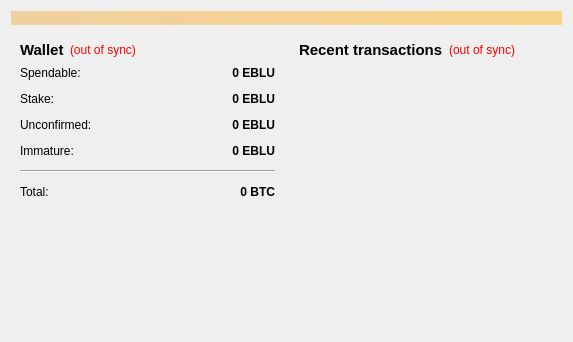
<?xml version="1.0" encoding="UTF-8"?>
<ui version="4.0">
 <class>OverviewPage</class>
 <widget class="QWidget" name="OverviewPage">
  <property name="geometry">
   <rect>
    <x>0</x>
    <y>0</y>
    <width>573</width>
    <height>342</height>
   </rect>
  </property>
  <property name="windowTitle">
   <string>Form</string>
  </property>
  <layout class="QVBoxLayout" name="topLayout">
   <item>
    <widget class="QLabel" name="labelAlerts">
     <property name="visible">
      <bool>false</bool>
     </property>
     <property name="styleSheet">
      <string notr="true">background-color: qlineargradient(x1: 0, y1: 0, x2: 1, y2: 0, stop:0 #F0D0A0, stop:1 #F8D488);  color:#000000
</string>
     </property>
     <property name="wordWrap">
      <bool>true</bool>
     </property>
     <property name="margin">
      <number>3</number>
     </property>
    </widget>
   </item>
   <item>
    <layout class="QHBoxLayout" name="horizontalLayout" stretch="1,1">
     <item>
      <layout class="QVBoxLayout" name="verticalLayout_2">
       <item>
        <widget class="QWidget" name="widget" native="true">
         <layout class="QVBoxLayout" name="verticalLayout_4">
          <item>
           <layout class="QHBoxLayout" name="horizontalLayout_4">
            <item>
             <widget class="QLabel" name="label_5">
              <property name="font">
               <font>
                <pointsize>11</pointsize>
                <weight>75</weight>
                <bold>true</bold>
               </font>
              </property>
              <property name="text">
               <string>Wallet</string>
              </property>
             </widget>
            </item>
            <item>
             <widget class="QLabel" name="labelWalletStatus">
              <property name="toolTip">
               <string>The displayed information may be out of date. Your wallet automatically synchronizes with the EvoBlu network after a connection is established, but this process has not completed yet.</string>
              </property>
              <property name="styleSheet">
               <string notr="true">QLabel { color: red; }</string>
              </property>
              <property name="text">
               <string notr="true">(out of sync)</string>
              </property>
              <property name="alignment">
               <set>Qt::AlignLeading|Qt::AlignLeft|Qt::AlignVCenter</set>
              </property>
             </widget>
            </item>
            <item>
             <spacer name="horizontalSpacer_2">
              <property name="orientation">
               <enum>Qt::Horizontal</enum>
              </property>
              <property name="sizeHint" stdset="0">
               <size>
                <width>40</width>
                <height>20</height>
               </size>
              </property>
             </spacer>
            </item>
           </layout>
          </item>
          <item>
           <layout class="QFormLayout" name="formLayout_2">
            <property name="fieldGrowthPolicy">
             <enum>QFormLayout::AllNonFixedFieldsGrow</enum>
            </property>
            <property name="horizontalSpacing">
             <number>12</number>
            </property>
            <property name="verticalSpacing">
             <number>12</number>
            </property>
            <item row="0" column="0">
             <widget class="QLabel" name="label">
              <property name="text">
               <string>Spendable:</string>
              </property>
             </widget>
            </item>
            <item row="0" column="1">
             <widget class="QLabel" name="labelBalance">
              <property name="font">
               <font>
                <weight>75</weight>
                <bold>true</bold>
               </font>
              </property>
              <property name="cursor">
               <cursorShape>IBeamCursor</cursorShape>
              </property>
              <property name="toolTip">
               <string>Your current spendable balance</string>
              </property>
              <property name="text">
               <string notr="true">0 EBLU</string>
              </property>
              <property name="alignment">
               <set>Qt::AlignRight|Qt::AlignTrailing|Qt::AlignVCenter</set>
              </property>
              <property name="textInteractionFlags">
               <set>Qt::LinksAccessibleByMouse|Qt::TextSelectableByKeyboard|Qt::TextSelectableByMouse</set>
              </property>
             </widget>
            </item>
            <item row="1" column="0">
             <widget class="QLabel" name="label_6">
              <property name="text">
               <string>Stake:</string>
              </property>
             </widget>
            </item>
            <item row="1" column="1">
             <widget class="QLabel" name="labelStake">
              <property name="font">
               <font>
                <weight>75</weight>
                <bold>true</bold>
               </font>
              </property>
              <property name="cursor">
               <cursorShape>IBeamCursor</cursorShape>
              </property>
              <property name="toolTip">
               <string>Total of coins that was staked, and do not yet count toward the current balance</string>
              </property>
              <property name="text">
               <string notr="true">0 EBLU</string>
              </property>
              <property name="alignment">
               <set>Qt::AlignRight|Qt::AlignTrailing|Qt::AlignVCenter</set>
              </property>
              <property name="textInteractionFlags">
               <set>Qt::LinksAccessibleByMouse|Qt::TextSelectableByKeyboard|Qt::TextSelectableByMouse</set>
              </property>
             </widget>
            </item>
            <item row="2" column="0">
             <widget class="QLabel" name="label_3">
              <property name="text">
               <string>Unconfirmed:</string>
              </property>
             </widget>
            </item>
            <item row="2" column="1">
             <widget class="QLabel" name="labelUnconfirmed">
              <property name="font">
               <font>
                <weight>75</weight>
                <bold>true</bold>
               </font>
              </property>
              <property name="cursor">
               <cursorShape>IBeamCursor</cursorShape>
              </property>
              <property name="toolTip">
               <string>Total of transactions that have yet to be confirmed, and do not yet count toward the current balance</string>
              </property>
              <property name="text">
               <string notr="true">0 EBLU</string>
              </property>
              <property name="alignment">
               <set>Qt::AlignRight|Qt::AlignTrailing|Qt::AlignVCenter</set>
              </property>
              <property name="textInteractionFlags">
               <set>Qt::LinksAccessibleByMouse|Qt::TextSelectableByKeyboard|Qt::TextSelectableByMouse</set>
              </property>
             </widget>
            </item>
            <item row="3" column="0">
             <widget class="QLabel" name="labelImmatureText">
              <property name="text">
               <string>Immature:</string>
              </property>
             </widget>
            </item>
            <item row="3" column="1">
             <widget class="QLabel" name="labelImmature">
              <property name="font">
               <font>
                <weight>75</weight>
                <bold>true</bold>
               </font>
              </property>
              <property name="toolTip">
               <string>Mined balance that has not yet matured</string>
              </property>
              <property name="text">
               <string notr="true">0 EBLU</string>
              </property>
              <property name="alignment">
               <set>Qt::AlignRight|Qt::AlignTrailing|Qt::AlignVCenter</set>
              </property>
              <property name="textInteractionFlags">
               <set>Qt::LinksAccessibleByMouse|Qt::TextSelectableByKeyboard|Qt::TextSelectableByMouse</set>
              </property>
             </widget>
            </item>
            <item row="4" column="0" colspan="2">
             <widget class="Line" name="line">
              <property name="orientation">
               <enum>Qt::Horizontal</enum>
              </property>
             </widget>
            </item>
            <item row="5" column="0">
             <widget class="QLabel" name="labelTotalText">
              <property name="text">
               <string>Total:</string>
              </property>
             </widget>
            </item>
            <item row="5" column="1">
             <widget class="QLabel" name="labelTotal">
              <property name="font">
               <font>
                <weight>75</weight>
                <bold>true</bold>
               </font>
              </property>
              <property name="cursor">
               <cursorShape>IBeamCursor</cursorShape>
              </property>
              <property name="toolTip">
               <string>Your current total balance</string>
              </property>
              <property name="text">
               <string notr="true">0 BTC</string>
              </property>
              <property name="alignment">
               <set>Qt::AlignRight|Qt::AlignTrailing|Qt::AlignVCenter</set>
              </property>
              <property name="textInteractionFlags">
               <set>Qt::LinksAccessibleByMouse|Qt::TextSelectableByKeyboard|Qt::TextSelectableByMouse</set>
              </property>
             </widget>
            </item>
           </layout>
          </item>
         </layout>
        </widget>
       </item>
       <item>
        <spacer name="verticalSpacer">
         <property name="orientation">
          <enum>Qt::Vertical</enum>
         </property>
         <property name="sizeHint" stdset="0">
          <size>
           <width>20</width>
           <height>40</height>
          </size>
         </property>
        </spacer>
       </item>
      </layout>
     </item>
     <item>
      <layout class="QVBoxLayout" name="verticalLayout_3">
       <item>
        <widget class="QWidget" name="widget_2" native="true">
         <layout class="QVBoxLayout" name="verticalLayout">
          <item>
           <layout class="QHBoxLayout" name="horizontalLayout_2">
            <item>
             <widget class="QLabel" name="label_4">
              <property name="font">
               <font>
                <pointsize>11</pointsize>
                <weight>75</weight>
                <bold>true</bold>
               </font>
              </property>
              <property name="text">
               <string>&lt;b&gt;Recent transactions&lt;/b&gt;</string>
              </property>
             </widget>
            </item>
            <item>
             <widget class="QLabel" name="labelTransactionsStatus">
              <property name="toolTip">
               <string>The displayed information may be out of date. Your wallet automatically synchronizes with the EvoBlu network after a connection is established, but this process has not completed yet.</string>
              </property>
              <property name="styleSheet">
               <string notr="true">QLabel { color: red; }</string>
              </property>
              <property name="text">
               <string notr="true">(out of sync)</string>
              </property>
              <property name="alignment">
               <set>Qt::AlignRight|Qt::AlignTrailing|Qt::AlignVCenter</set>
              </property>
             </widget>
            </item>
            <item>
             <spacer name="horizontalSpacer">
              <property name="orientation">
               <enum>Qt::Horizontal</enum>
              </property>
              <property name="sizeHint" stdset="0">
               <size>
                <width>40</width>
                <height>20</height>
               </size>
              </property>
             </spacer>
            </item>
           </layout>
          </item>
          <item>
           <widget class="QListView" name="listTransactions">
            <property name="styleSheet">
             <string notr="true">QListView { background: transparent; }</string>
            </property>
            <property name="frameShape">
             <enum>QFrame::NoFrame</enum>
            </property>
            <property name="verticalScrollBarPolicy">
             <enum>Qt::ScrollBarAlwaysOff</enum>
            </property>
            <property name="horizontalScrollBarPolicy">
             <enum>Qt::ScrollBarAlwaysOff</enum>
            </property>
            <property name="selectionMode">
             <enum>QAbstractItemView::NoSelection</enum>
            </property>
           </widget>
          </item>
         </layout>
        </widget>
       </item>
      </layout>
     </item>
    </layout>
   </item>
  </layout>
 </widget>
 <resources/>
 <connections/>
</ui>
